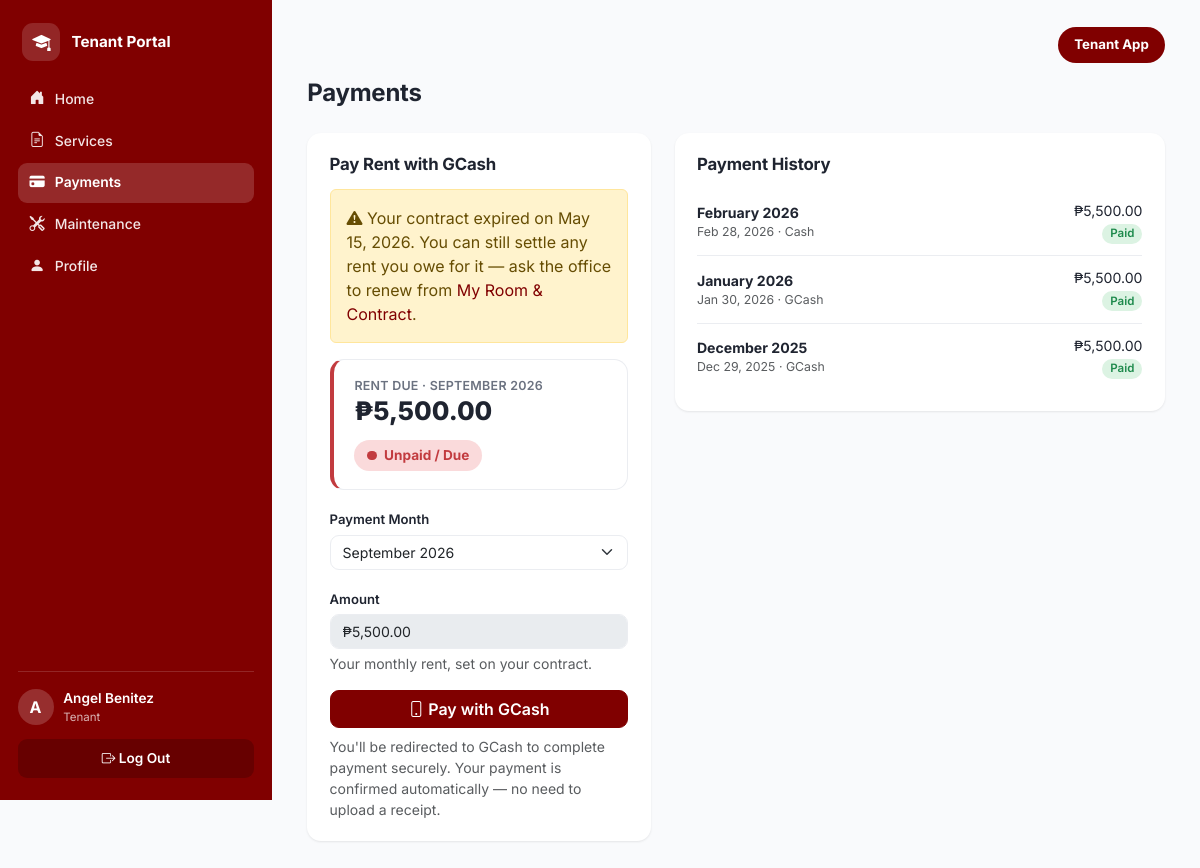
The page /tenant/payments.php (signed in) on the database its author committed.
### tables this page shows
CREATE TABLE contracts (
  contract_id      INT UNSIGNED AUTO_INCREMENT PRIMARY KEY,
  tenant_id        INT UNSIGNED NOT NULL,
  room_id          INT UNSIGNED NOT NULL,
  monthly_rent     DECIMAL(10,2) NOT NULL,
  security_deposit DECIMAL(10,2) NOT NULL DEFAULT 0,
  contract_start   DATE NOT NULL,
  contract_end     DATE NOT NULL,
  contract_status  ENUM('Active','Expiring Soon','Expired','Terminated')
                   NOT NULL DEFAULT 'Active',
  contract_file    VARCHAR(255) DEFAULT NULL,  
   
   
   
  renewal_requested_at DATETIME DEFAULT NULL,   
  last_renewed_at      DATETIME DEFAULT NULL,
  renewal_count        INT UNSIGNED NOT NULL DEFAULT 0,
  terminated_at        DATETIME DEFAULT NULL,
  termination_reason   TEXT DEFAULT NULL,
  created_at       TIMESTAMP NOT NULL DEFAULT CURRENT_TIMESTAMP,
  CONSTRAINT fk_contract_tenant FOREIGN KEY (tenant_id) REFERENCES tenants(tenant_id) ON DELETE CASCADE,
  CONSTRAINT fk_contract_room   FOREIGN KEY (room_id)   REFERENCES dorm_rooms(room_id),
  INDEX idx_contract_status (contract_status),
  INDEX idx_contract_end (contract_end)
);

CREATE TABLE payments (
  payment_id        INT UNSIGNED AUTO_INCREMENT PRIMARY KEY,
  contract_id       INT UNSIGNED NOT NULL,
  tenant_id         INT UNSIGNED NOT NULL,
  payment_amount    DECIMAL(10,2) NOT NULL,
  payment_for_month VARCHAR(20)  DEFAULT NULL,   
  payment_date      DATE DEFAULT NULL,
  due_date          DATE DEFAULT NULL,
  payment_status    ENUM('Pending','Paid','Overdue','Failed') NOT NULL DEFAULT 'Pending',
  payment_method    VARCHAR(50) DEFAULT NULL,      
  reference_no      VARCHAR(100) DEFAULT NULL,
  receipt_file      VARCHAR(255) DEFAULT NULL,
  paymongo_checkout_id VARCHAR(100) DEFAULT NULL,  
  paymongo_payment_id  VARCHAR(100) DEFAULT NULL,  
  webhook_received_at  TIMESTAMP NULL DEFAULT NULL,
  reminder_sent     BOOLEAN NOT NULL DEFAULT FALSE,
  created_at        TIMESTAMP NOT NULL DEFAULT CURRENT_TIMESTAMP,
  CONSTRAINT fk_payment_contract FOREIGN KEY (contract_id) REFERENCES contracts(contract_id) ON DELETE CASCADE,
  CONSTRAINT fk_payment_tenant   FOREIGN KEY (tenant_id)   REFERENCES tenants(tenant_id) ON DELETE CASCADE,
  INDEX idx_payment_status (payment_status),
  INDEX idx_payment_due (due_date),
  UNIQUE INDEX idx_payment_paymongo_checkout (paymongo_checkout_id)
);

### includes/auth.php (called while the page is built, shortened)
<?php
function current_role(): ?string
{
    return $_SESSION['role'] ?? null;
}
function current_user_id(): ?int
{
    return $_SESSION['user_id'] ?? null;
}
function current_tenant(): ?array
{
    static $tenant = false;
    if ($tenant === false) {
        if (current_role() !== 'tenant') {
            $tenant = null;
        } else {
            $stmt = get_db()->prepare('SELECT * FROM tenants WHERE user_id = ?');
            $stmt->execute([current_user_id()]);
            $tenant = $stmt->fetch() ?: null;
        }
    }
    return $tenant;
}

### config/database.php (called while the page is built, shortened)
<?php
function get_db(): PDO
{
    static $pdo = null;
    if ($pdo === null) {
        $dsn = 'mysql:host=' . DB_HOST . ';dbname=' . DB_NAME . ';charset=utf8mb4';
        $options = [
            PDO::ATTR_ERRMODE            => PDO::ERRMODE_EXCEPTION,
            PDO::ATTR_DEFAULT_FETCH_MODE => PDO::FETCH_ASSOC,
            PDO::ATTR_EMULATE_PREPARES   => false,
        ];
        try {
            $pdo = new PDO($dsn, DB_USER, DB_PASS, $options);
        } catch (PDOException $e) {
            error_log('Database connection failed: ' . $e->getMessage());
            http_response_code(500);
            die('Database connection failed. Did you import database/schema.sql, '
              . 'and does config/database.php match your MySQL credentials? '
              . 'Check the PHP error log for the exact database error.');
        }
    }
    return $pdo;
}

### includes/functions.php (called while the page is built, shortened)
<?php
function clean(?string $value): string
{
    return htmlspecialchars(trim($value ?? ''), ENT_QUOTES, 'UTF-8');
}
function peso($amount): string
{
    return '₱' . number_format((float) $amount, 2);
}
function status_badge_class(string $status): string
{
    $map = [
        'Active'      => 'info',
        'Paid'        => 'success',
        'Approved'    => 'success',
        'Completed'   => 'success',
        'Available'   => 'success',
        'Pending'     => 'warning',
        'Ongoing'     => 'info',
        'Reserved'    => 'info',
        'Expiring Soon' => 'warning',
        'Overdue'     => 'danger',
        'Failed'      => 'danger',
        'Evicted'     => 'danger',
        'Rejected'    => 'danger',
        'Expired'     => 'danger',
        'Terminated'  => 'danger',
        'Occupied'    => 'secondary',
        'Checked Out' => 'secondary',
        'Under Maintenance' => 'secondary',
    ];
    return $map[$status] ?? 'secondary';
}
function days_until(string $date): int
{
    $target = new DateTime($date);
    $today  = new DateTime('today');
    return (int) $today->diff($target)->format('%r%a');
}
function tenant_current_contract(PDO $db, int $tenantId): ?array
{
    $stmt = $db->prepare("
        SELECT * FROM contracts
        WHERE tenant_id = ? AND contract_status IN ('Active','Expiring Soon','Expired')
        ORDER BY FIELD(contract_status,'Active','Expiring Soon','Expired'), contract_end DESC
        LIMIT 1
    ");
    $stmt->execute([$tenantId]);
    return $stmt->fetch() ?: null;
}
function contract_is_expired(?array $contract): bool
{
    return $contract !== null
        && ($contract['contract_status'] === 'Expired' || days_until($contract['contract_end']) < 0);
}
function current_billing_month(): string
{
    return date('F Y');
}
function billing_month_options(int $monthsBack = 3, int $monthsForward = 3): array
{
    $months = [];
    for ($i = -$monthsBack; $i <= $monthsForward; $i++) {
        $months[] = date('F Y', strtotime(date('Y-m-01') . ' ' . $i . ' month'));
    }
    return $months;
}
function tenant_rent_status(PDO $db, int $tenantId, ?array $contract = null): array
{
    $month = current_billing_month();
    $stmt = $db->prepare("
        SELECT * FROM payments
        WHERE tenant_id = ?
          AND (
                LOWER(TRIM(COALESCE(payment_for_month,''))) = LOWER(?)
             OR (
                  (payment_for_month IS NULL OR payment_for_month = '')
                  AND DATE_FORMAT(COALESCE(payment_date, due_date, created_at), '%Y-%m') = DATE_FORMAT(CURDATE(), '%Y-%m')
                )
          )
        ORDER BY FIELD(payment_status,'Paid','Overdue','Pending','Failed'), payment_id DESC
        LIMIT 1
    ");
    $stmt->execute([$tenantId, $month]);
    $payment = $stmt->fetch() ?: null;
    return ['state' => 'Due', 'label' => 'Unpaid / Due', 'badge' => 'danger',
            'amount' => (float) $contract['monthly_rent'], 'month' => $month, 'payment' => $payment];
}

### tenant/payments.php (the view, shortened to what this page needs)
<?php
$db = get_db();
$tenant = current_tenant();
$contract = tenant_current_contract($db, (int) $tenant['tenant_id']);
$contractExpired = contract_is_expired($contract);
$monthOptions = billing_month_options(3, 1);
$rent = tenant_rent_status($db, (int) $tenant['tenant_id'], $contract);
$history = $db->prepare('SELECT * FROM payments WHERE tenant_id = ? ORDER BY COALESCE(payment_date, due_date, created_at) DESC');
$history->execute([$tenant['tenant_id']]);
$history = $history->fetchAll();
include __DIR__ . '/../includes/header.php';
?>
<div class="page-header"><div><h1>Payments</h1></div></div>
<div class="row g-4">
  <div class="col-lg-5">
    <div class="panel">
      <div class="panel-header"><h2>Pay Rent with GCash</h2></div>
      <?php if (!$contract): ?>
        <p class="text-muted py-3">You don't have an active contract yet, so there's nothing to pay against right now.</p>
      <?php else: ?>
        <?php if ($contractExpired): ?>
          <div class="alert alert-warning">
            <i class="bi bi-exclamation-triangle-fill"></i> Your contract expired on <?= clean(date('F j, Y', strtotime($contract['contract_end']))) ?>. You can still settle any rent you owe for it — ask the office to renew from <a href="<?= BASE_URL ?>/tenant/services.php">My Room &amp; Contract</a>.
          </div>
        <?php endif; ?>
        <div class="rent-status-card <?= ['Paid' => 'is-paid', 'Pending' => 'is-pending', 'Overdue' => 'is-due', 'Due' => 'is-due', 'None' => 'is-none'][$rent['state']] ?> mt-0 mb-3">
          <div>
            <div class="rent-status-label"><?= $rent['state'] === 'Paid' ? 'Rent' : 'Rent Due' ?> · <?= clean($rent['month']) ?></div>
            <div class="rent-status-amount"><?= peso($rent['amount']) ?></div>
          </div>
          <span class="rent-status-pill"><span class="rent-status-dot"></span><?= clean($rent['label']) ?></span>
        </div>
        <form method="post">
          <div class="mb-3">
            <label class="form-label">Payment Month</label>
            <select class="form-select" name="payment_for_month" required>
              <?php foreach ($monthOptions as $monthOption): ?>
                <option value="<?= clean($monthOption) ?>"<?= $monthOption === current_billing_month() ? ' selected' : '' ?>><?= clean($monthOption) ?></option>
              <?php endforeach; ?>
            </select>
          </div>
          <div class="mb-3">
            <label class="form-label">Amount</label>
            <input type="text" class="form-control" value="<?= peso($contract['monthly_rent']) ?>" disabled>
            <div class="form-text">Your monthly rent, set on your contract.</div>
          </div>
          <button class="btn btn-maroon w-100">
            <i class="bi bi-phone"></i> Pay with GCash
          </button>
          <p class="text-muted small mt-2 mb-0">You'll be redirected to GCash to complete payment securely. Your payment is confirmed automatically — no need to upload a receipt.</p>
        </form>
      <?php endif; ?>
    </div>
  </div>
  <div class="col-lg-7">
    <div class="panel">
      <div class="panel-header"><h2>Payment History</h2></div>
      <?php foreach ($history as $p): ?>
        <div class="list-row">
          <div>
            <strong><?= clean($p['payment_for_month'] ?: '—') ?></strong>
            <div class="text-muted small"><?= $p['payment_date'] ? clean(date('M j, Y', strtotime($p['payment_date']))) : 'Awaiting GCash confirmation' ?><?= $p['payment_method'] ? ' · ' . clean($p['payment_method']) : '' ?></div>
          </div>
          <div class="text-end">
            <?= peso($p['payment_amount']) ?><br>
            <span class="badge badge-<?= status_badge_class($p['payment_status']) ?>"><?= clean($p['payment_status']) ?></span>
          </div>
        </div>
      <?php endforeach; ?>
    </div>
  </div>
</div>
<?php
include __DIR__ . '/../includes/footer.php';
?>

### assets/css/style.css (style rules this page uses)
:root { --maroon: #800000; --maroon-dark: #5c1115; --maroon-darker: #47080b; --maroon-light: #a12238; --maroon-soft: #fbeef0; --maroon-tint: rgba(255,255,255,.10); --bg: #f9fafc; --card-bg: #ffffff; --text: #1f2430; --text-muted: #6b7280; --border: #ebedf1; --radius: 14px; --radius-sm: 9px; --radius-lg: 22px; --shadow: 0 1px 3px rgba(20, 10, 12, 0.05), 0 1px 2px rgba(20, 10, 12, 0.04); --shadow-lg: 0 20px 50px rgba(40, 5, 10, .18); --blue-bg: #dbe7fb; --blue-text: #2f5fc4; --green-bg: #dcf3e3; --green-text: #1e8a4c; --amber-bg: #faf1c6; --amber-text: #9a7a09; --red-bg: #fadadb; --red-text: #c23b3f; --gray-bg: #e8e9ed; --gray-text: #5b6270; }
* { box-sizing: border-box; }
body { font-family: 'Inter', -apple-system, BlinkMacSystemFont, 'Segoe UI', sans-serif; background: var(--bg); color: var(--text); margin: 0; }
a { text-decoration: none; color: var(--maroon); }
h1, h2, h3 { font-weight: 700; letter-spacing: -0.01em; }
.page-header { display: flex; justify-content: space-between; align-items: flex-start; gap: 1rem; flex-wrap: wrap; margin-bottom: 1.4rem; }
.page-header h1 { font-size: 1.5rem; margin: 0 0 .2rem; }
.panel { background: var(--card-bg); border-radius: var(--radius); padding: 1.3rem 1.4rem; box-shadow: var(--shadow); margin-bottom: 0; }
.panel-header { display: flex; justify-content: space-between; align-items: center; margin-bottom: .9rem; gap: .75rem; flex-wrap: wrap; }
.panel-header h2 { font-size: 1.05rem; margin: 0; }
.badge { font-weight: 600; font-size: .72rem; padding: .38em .7em; border-radius: 999px; }
.badge-success { background: var(--green-bg); color: var(--green-text); }
.btn-maroon { background: var(--maroon); border-color: var(--maroon); color: #fff; font-weight: 600; border-radius: var(--radius-sm); }
.btn { border-radius: var(--radius-sm); }
.list-row { display: flex; justify-content: space-between; align-items: center; padding: .7rem 0; border-bottom: 1px solid var(--border); font-size: .88rem; }
.list-row:last-child { border-bottom: none; }
.rent-status-card { display: flex; flex-wrap: wrap; justify-content: space-between; align-items: center; gap: .8rem; border: 1px solid var(--border); border-left-width: 4px; border-radius: var(--radius); background: var(--card-bg); padding: 1.1rem 1.3rem; margin-top: 1rem; }
.rent-status-label { font-size: .78rem; font-weight: 600; letter-spacing: .02em; text-transform: uppercase; color: var(--text-muted); }
.rent-status-amount { font-size: 1.6rem; font-weight: 800; line-height: 1.2; }
.rent-status-pill { display: inline-flex; align-items: center; gap: .45rem; font-size: .85rem; font-weight: 700; padding: .42em .95em; border-radius: 999px; }
.rent-status-dot { width: .6rem; height: .6rem; border-radius: 50%; background: currentColor; flex-shrink: 0; }
.rent-status-card.is-due { border-left-color: var(--red-text); }
.rent-status-card.is-due .rent-status-pill { background: var(--red-bg); color: var(--red-text); }
.form-label { font-size: .82rem; font-weight: 600; color: var(--text); margin-bottom: .3rem; }
.form-control, .form-select { font-size: .88rem; border-radius: var(--radius-sm); border-color: var(--border); }

### rows shown on the page
contracts: contract_end "May 15, 2026", monthly_rent "₱5,500.00"
payments: payment_for_month "February 2026", payment_date "Feb 28, 2026", payment_method "Cash", payment_amount "₱5,500.00", payment_status "Paid"
payments: payment_for_month "January 2026", payment_date "Jan 30, 2026", payment_method "GCash", payment_amount "₱5,500.00", payment_status "Paid"
payments: payment_for_month "December 2025", payment_date "Dec 29, 2025", payment_method "GCash", payment_amount "₱5,500.00", payment_status "Paid"

### other values the page prints
$label "Home"
$label "Services"
$label "Payments"
$label "Maintenance"
$label "Profile"
substr($_SESSION['first_name'] ?? '?', 0, 1) "A"
$role "Tenant"
$rent['month'] "SEPTEMBER 2026"
peso($rent['amount']) "₱5,500.00"
$rent['label'] "Unpaid / Due"
form field payment_for_month "September 2026"
